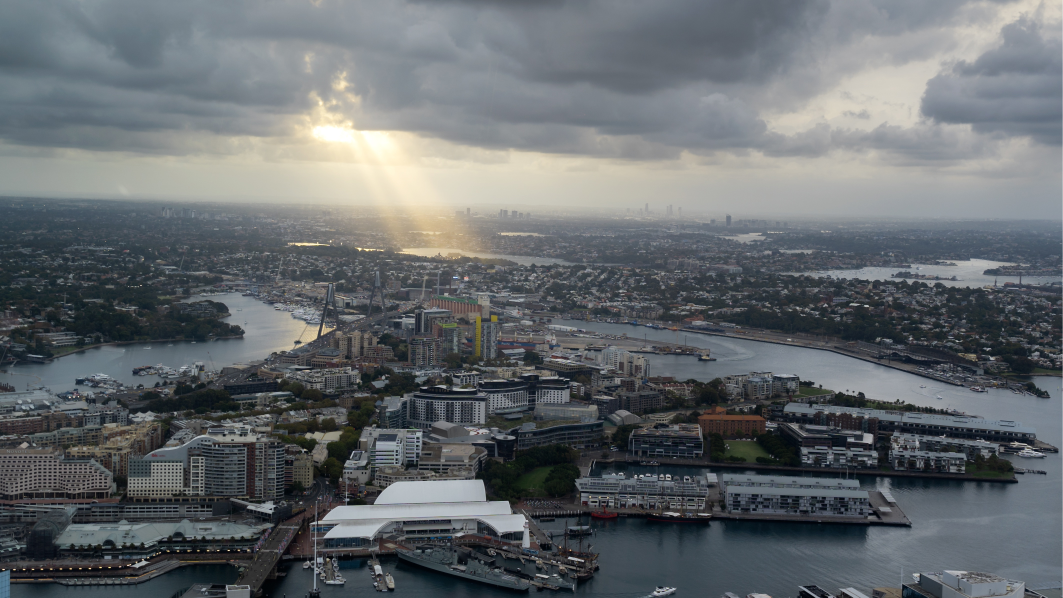
#> input picture data/city.jpeg, 4252 x 2391 px (shown at 1/4 size)
$ python -i mst.py   (imports and definitions only)
#> lines starting #> are read from the running program, lines starting #| are printed output that depends on the picture

# A Python3 program for
# Prim's Minimum Spanning Tree (MST) algorithm.
# The program is for adjacency matrix
# representation of the graph
# Library for INT_MAX
import sys
import numpy as np
import glob
import cv2 as cv
import testset_build

# [71 lines left out: functions getMatchNum, CalcSimilaritySIFT, TwoImgSimilarity, CalcSimilarityHist, not called in this run]

class Graph():
	def __init__(self, vertices):
		self.V = vertices
		self.graph = np.zeros((vertices,vertices),dtype=np.float32)
	# [50 lines left out: functions printMST, minKey, primMST, not called in this run]

# Driver's code
# [21 lines not run here, left out]

>>> import cv2
>>> picture = cv2.imread('data/city.jpeg', cv2.IMREAD_GRAYSCALE)
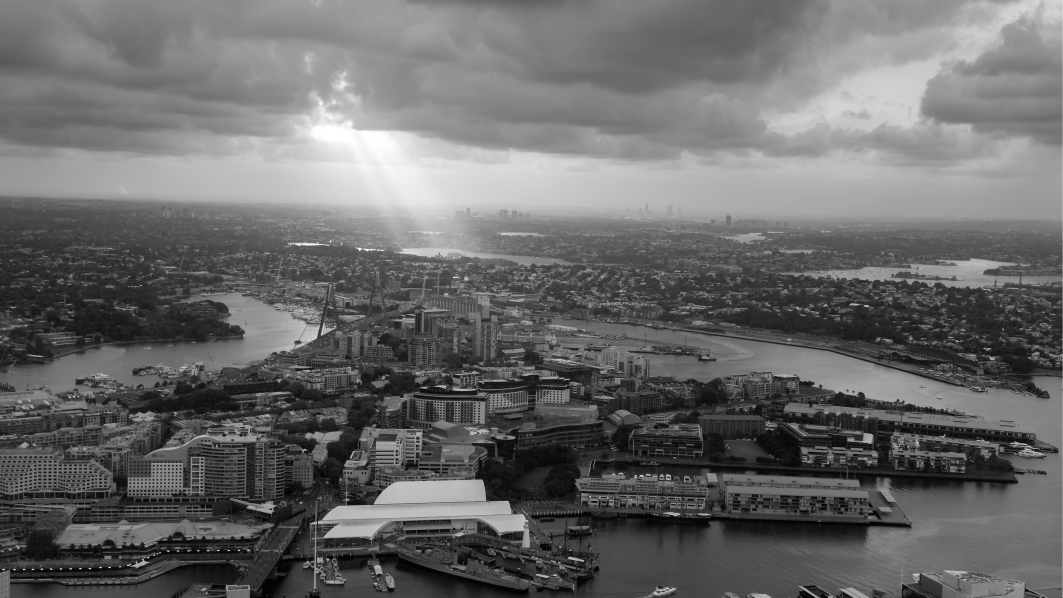
#> picture: shape (2391, 4252) (shown at 1/4 size); min 0, max 255, mean 105
>>> result = CalcSimilarityHist(picture)
#> in CalcSimilarityHist, `length = len(imgList)`: length = 2391
#> after the loop in CalcSimilarityHist, `for i in range(0,length):`: Similarity: shape (2391, 2391) float32; every value is 0
#> (the run stopped early here; a loop or call above may not have finished)
